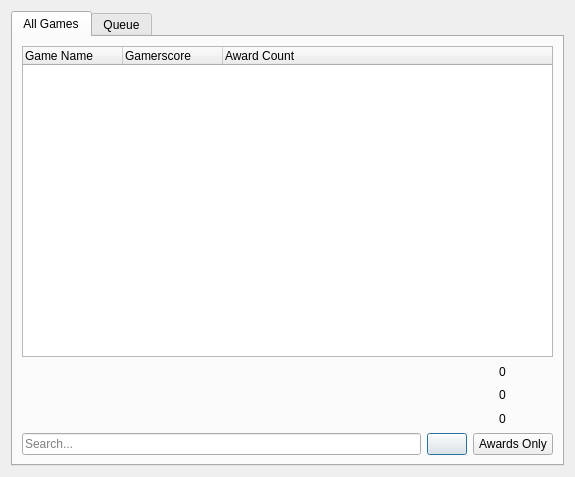
<?xml version="1.0" encoding="UTF-8"?>
<ui version="4.0">
 <class>GameAdderDialog</class>
 <widget class="QDialog" name="GameAdderDialog">
  <property name="geometry">
   <rect>
    <x>0</x>
    <y>0</y>
    <width>575</width>
    <height>477</height>
   </rect>
  </property>
  <property name="windowTitle">
   <string>Game Adder</string>
  </property>
  <property name="windowIcon">
   <iconset resource="Resources.qrc">
    <normaloff>:/Images/Leaner24.png</normaloff>:/Images/Leaner24.png</iconset>
  </property>
  <layout class="QVBoxLayout" name="verticalLayout_5">
   <item>
    <widget class="QTabWidget" name="tabWidget">
     <property name="tabShape">
      <enum>QTabWidget::Rounded</enum>
     </property>
     <property name="currentIndex">
      <number>0</number>
     </property>
     <widget class="QWidget" name="tab">
      <attribute name="title">
       <string>All Games</string>
      </attribute>
      <layout class="QVBoxLayout" name="verticalLayout_6">
       <item>
        <layout class="QVBoxLayout" name="verticalLayout_4" stretch="9,0,0">
         <item>
          <widget class="QTreeWidget" name="treeWidgetAllGames">
           <property name="editTriggers">
            <set>QAbstractItemView::NoEditTriggers</set>
           </property>
           <property name="alternatingRowColors">
            <bool>true</bool>
           </property>
           <property name="selectionMode">
            <enum>QAbstractItemView::ExtendedSelection</enum>
           </property>
           <attribute name="headerDefaultSectionSize">
            <number>100</number>
           </attribute>
           <column>
            <property name="text">
             <string>Game Name</string>
            </property>
           </column>
           <column>
            <property name="text">
             <string>Gamerscore</string>
            </property>
           </column>
           <column>
            <property name="text">
             <string>Award Count</string>
            </property>
           </column>
          </widget>
         </item>
         <item>
          <layout class="QHBoxLayout" name="horizontalLayout_3" stretch="0,5,1">
           <item>
            <widget class="QLabel" name="imgThumbnail">
             <property name="minimumSize">
              <size>
               <width>64</width>
               <height>64</height>
              </size>
             </property>
             <property name="maximumSize">
              <size>
               <width>64</width>
               <height>64</height>
              </size>
             </property>
             <property name="frameShape">
              <enum>QFrame::NoFrame</enum>
             </property>
             <property name="text">
              <string/>
             </property>
             <property name="alignment">
              <set>Qt::AlignCenter</set>
             </property>
             <property name="wordWrap">
              <bool>true</bool>
             </property>
            </widget>
           </item>
           <item>
            <layout class="QVBoxLayout" name="verticalLayout" stretch="0,1,2">
             <item>
              <widget class="QLabel" name="lblGameName">
               <property name="text">
                <string/>
               </property>
               <property name="wordWrap">
                <bool>true</bool>
               </property>
              </widget>
             </item>
             <item>
              <widget class="QLabel" name="lblTitleID">
               <property name="text">
                <string/>
               </property>
              </widget>
             </item>
             <item>
              <widget class="QLabel" name="label">
               <property name="text">
                <string/>
               </property>
              </widget>
             </item>
            </layout>
           </item>
           <item>
            <layout class="QVBoxLayout" name="verticalLayout_2">
             <item>
              <layout class="QHBoxLayout" name="horizontalLayout_5">
               <item>
                <widget class="QLabel" name="lblGamerscore_2">
                 <property name="minimumSize">
                  <size>
                   <width>16</width>
                   <height>16</height>
                  </size>
                 </property>
                 <property name="maximumSize">
                  <size>
                   <width>16</width>
                   <height>16</height>
                  </size>
                 </property>
                 <property name="text">
                  <string/>
                 </property>
                 <property name="pixmap">
                  <pixmap resource="Resources.qrc">:/Images/gamerscore.png</pixmap>
                 </property>
                </widget>
               </item>
               <item>
                <widget class="QLabel" name="lblGamerscore">
                 <property name="text">
                  <string>0</string>
                 </property>
                </widget>
               </item>
              </layout>
             </item>
             <item>
              <layout class="QHBoxLayout" name="horizontalLayout_7">
               <item>
                <widget class="QLabel" name="lblGamerscore_3">
                 <property name="minimumSize">
                  <size>
                   <width>16</width>
                   <height>16</height>
                  </size>
                 </property>
                 <property name="maximumSize">
                  <size>
                   <width>16</width>
                   <height>16</height>
                  </size>
                 </property>
                 <property name="text">
                  <string/>
                 </property>
                 <property name="pixmap">
                  <pixmap resource="Resources.qrc">:/Images/achievement.png</pixmap>
                 </property>
                </widget>
               </item>
               <item>
                <widget class="QLabel" name="lblAchievements">
                 <property name="text">
                  <string>0</string>
                 </property>
                </widget>
               </item>
              </layout>
             </item>
             <item>
              <layout class="QHBoxLayout" name="horizontalLayout">
               <item>
                <widget class="QLabel" name="lblAvatarAwards_2">
                 <property name="minimumSize">
                  <size>
                   <width>16</width>
                   <height>16</height>
                  </size>
                 </property>
                 <property name="maximumSize">
                  <size>
                   <width>16</width>
                   <height>16777215</height>
                  </size>
                 </property>
                 <property name="text">
                  <string/>
                 </property>
                 <property name="pixmap">
                  <pixmap resource="Resources.qrc">:/Images/avatar.png</pixmap>
                 </property>
                </widget>
               </item>
               <item>
                <widget class="QLabel" name="lblAvatarAwards">
                 <property name="text">
                  <string>0</string>
                 </property>
                </widget>
               </item>
              </layout>
             </item>
            </layout>
           </item>
          </layout>
         </item>
         <item>
          <layout class="QHBoxLayout" name="horizontalLayout_4">
           <item>
            <widget class="QLineEdit" name="txtSearch">
             <property name="placeholderText">
              <string>Search...</string>
             </property>
            </widget>
           </item>
           <item>
            <widget class="QPushButton" name="btnShowAll">
             <property name="maximumSize">
              <size>
               <width>41</width>
               <height>16777215</height>
              </size>
             </property>
             <property name="text">
              <string/>
             </property>
             <property name="icon">
              <iconset resource="Resources.qrc">
               <normaloff>:/Images/undo.png</normaloff>:/Images/undo.png</iconset>
             </property>
            </widget>
           </item>
           <item>
            <widget class="QPushButton" name="btnShowAll_2">
             <property name="text">
              <string>Awards Only</string>
             </property>
             <property name="icon">
              <iconset resource="Resources.qrc">
               <normaloff>:/Images/trophy.png</normaloff>:/Images/trophy.png</iconset>
             </property>
             <property name="checkable">
              <bool>true</bool>
             </property>
            </widget>
           </item>
          </layout>
         </item>
        </layout>
       </item>
      </layout>
      <zorder></zorder>
      <zorder></zorder>
      <zorder></zorder>
      <zorder></zorder>
      <zorder>lblGameName</zorder>
      <zorder></zorder>
      <zorder></zorder>
      <zorder></zorder>
      <zorder>lblAvatarAwards</zorder>
      <zorder>lblAvatarAwards_2</zorder>
     </widget>
     <widget class="QWidget" name="tab_2">
      <attribute name="title">
       <string>Queue</string>
      </attribute>
      <layout class="QVBoxLayout" name="verticalLayout_7">
       <item>
        <layout class="QVBoxLayout" name="verticalLayout_3">
         <item>
          <widget class="QTreeWidget" name="treeWidgetQueue">
           <property name="editTriggers">
            <set>QAbstractItemView::NoEditTriggers</set>
           </property>
           <property name="alternatingRowColors">
            <bool>true</bool>
           </property>
           <property name="selectionMode">
            <enum>QAbstractItemView::ExtendedSelection</enum>
           </property>
           <attribute name="headerDefaultSectionSize">
            <number>100</number>
           </attribute>
           <column>
            <property name="text">
             <string>Game Name</string>
            </property>
           </column>
           <column>
            <property name="text">
             <string>Gamerscore</string>
            </property>
           </column>
           <column>
            <property name="text">
             <string>Award Count</string>
            </property>
           </column>
          </widget>
         </item>
         <item>
          <layout class="QHBoxLayout" name="horizontalLayout_2">
           <item>
            <widget class="QProgressBar" name="progressBar">
             <property name="value">
              <number>0</number>
             </property>
             <property name="textVisible">
              <bool>true</bool>
             </property>
             <property name="invertedAppearance">
              <bool>false</bool>
             </property>
            </widget>
           </item>
           <item>
            <widget class="QPushButton" name="pushButton_2">
             <property name="text">
              <string>Add Games</string>
             </property>
             <property name="icon">
              <iconset resource="Resources.qrc">
               <normaloff>:/Images/add.png</normaloff>:/Images/add.png</iconset>
             </property>
            </widget>
           </item>
           <item>
            <widget class="QPushButton" name="pushButton">
             <property name="text">
              <string>Cancel</string>
             </property>
             <property name="icon">
              <iconset resource="Resources.qrc">
               <normaloff>:/Images/cancel.png</normaloff>:/Images/cancel.png</iconset>
             </property>
            </widget>
           </item>
          </layout>
         </item>
        </layout>
       </item>
      </layout>
     </widget>
    </widget>
   </item>
  </layout>
 </widget>
 <resources>
  <include location="Resources.qrc"/>
 </resources>
 <connections/>
</ui>
